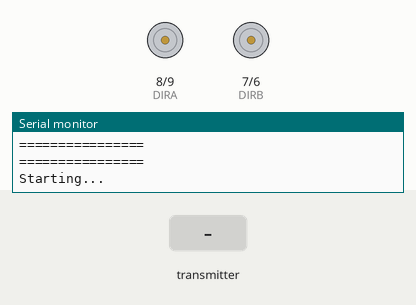
Recording of a sketch running on a simulated Arduino Uno, built with avr-gcc and run on an emulated ATmega328P. Parts: direction and speed pins drawn as motors (green arrow = direction pin HIGH = forward, orange = LOW = backward, longer = more drive), the last lines printed to the serial monitor. The inputs (shaded band) are chosen by the test bench. No radio packets arrive unless stated.

Above: at 1.2 s.
1.3 s: the transmitter starts sending data.0 = 0
At 2.4 s:
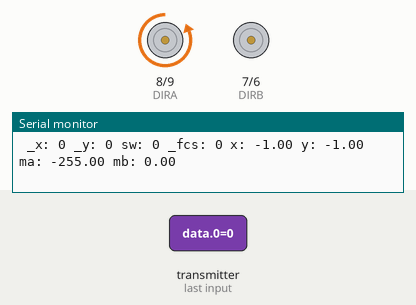
2.8 s: the transmitter starts sending data.1 = 1023
4.8 s: the transmitter starts sending data.2 = 1023
At 5.8 s:
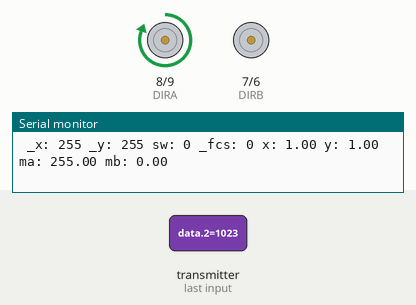
6.3 s: the transmitter starts sending data.1 = 0
9.3 s: the transmitter starts sending data.3 = 1023
At 10.5 s:
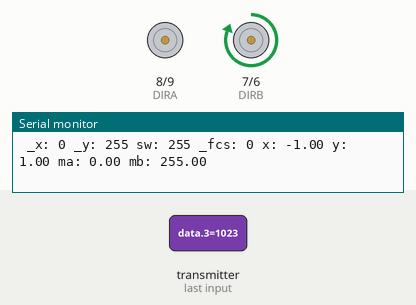
10.8 s: the transmitter starts sending data.2 = 0
Timing chart, 0 to 13.8 s (numbered marks = the images above; inputs shaded):
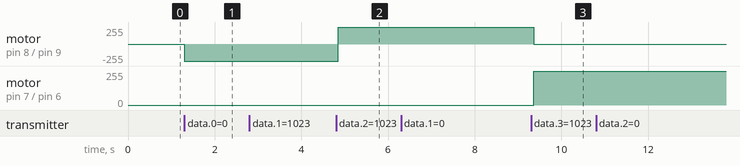

The sketch:

nrf24_Car.ino
```cpp
// (licence header left out)
#include <SPI.h>
#include <nRF24L01.h>
#include <RF24.h>

// nrf24
// pin  5 - CE
// pin 10 - CSN
// pin 11 - MOSI
// pin 12 - MISO
// pin 13 - SCK
RF24 radio(5, 10); // CE, CSN
const byte address[6] = "00001";

/******************************************************************
 * set pins connected to motors:
 ******************************************************************/
#define PWMB            6
#define DIRB            7
#define PWMA            9
#define DIRA            8

// SPEED
const double maxSpeed = 255;

void setup(){
  // motors setup
  pinMode(PWMA,OUTPUT);
  pinMode(DIRA,OUTPUT);
  pinMode(PWMB,OUTPUT);
  pinMode(DIRB,OUTPUT);

  Serial.begin(9600);
  radio.begin();
  radio.openReadingPipe(0, address);   //Setting the address at which we will receive the data
  radio.setPALevel(RF24_PA_MAX);       //You can set this as minimum or maximum depending on the distance between the transmitter and receiver.
  radio.startListening();              //This sets the module as receiver

  Serial.println();
  Serial.println("================");
  Serial.println("================");
  Serial.println("Starting...");
}

void loop() {
  if (!radio.available()) return;

  char data[5] = "";                 //Saving the incoming data
  radio.read(&data, sizeof(data));    //Reading the data

  int _x = data[1] & 0xFF;
  int _y = data[2] & 0xFF;
  int sw = data[3] & 0xFF;
  int _fcs = data[4] & 0xFF;

  Serial.print(" _x: ");
  Serial.print(_x);
  Serial.print(" _y: ");
  Serial.print(_y);
  Serial.print(" sw: ");
  Serial.print(sw);
  Serial.print(" _fcs: ");
  Serial.print(_fcs);

  int fcs = 0x00;
  fcs ^= (_x & 0xFF);
  fcs ^= (_y & 0xFF);
  fcs ^= (sw & 0xFF);

  if (fcs != _fcs) {
    Serial.print("Wrong checksum :( ");
    Serial.print(int(fcs));
    Serial.print(" != ");
    Serial.print(int(_fcs));
    Serial.println();
    return;
  }

  double x = double(_x);
  double y = double(_y);
  double ref = 255 / 2;

  // normalize x and y: -1 to 1
  x = double(int(((x - ref) / ref) * 10))/10;
  y = double(int(((y - ref) / ref) * 10))/10;

  // compute motor speed
  double ma = maxSpeed * (x + y);
  double mb = maxSpeed * (y - x);

  // limit range of motor values to between -maxSpeed and maxSpeed
  ma = constrain(ma, -maxSpeed, maxSpeed);
  mb = constrain(mb, -maxSpeed, maxSpeed);

  // control motor A
  digitalWrite(DIRA, (ma >= 0) ? HIGH : LOW);
  analogWrite(PWMA, abs(ma));

  // control motor B
  digitalWrite(DIRB, (mb >= 0) ? HIGH : LOW);
  analogWrite(PWMB, abs(mb));

  Serial.print(" x: ");
  Serial.print(x);
  Serial.print(" y: ");
  Serial.print(y);
  Serial.print(" ma: ");
  Serial.print(ma);
  Serial.print(" mb: ");
  Serial.print(mb);

  Serial.println();

  delay(10);
}
```

Measured:
- after the input at 1.3 s, motor on pin 8 (DIRA) / pin 9 (PWMA): stopped → backward 255/255 at once
- after the input at 4.8 s, motor on pin 8 (DIRA) / pin 9 (PWMA): backward 255/255 → forward 255/255 after 0.05 s
- after the input at 9.3 s, motor on pin 8 (DIRA) / pin 9 (PWMA): forward 255/255 → stopped after 0.06 s; motor on pin 7 (DIRB) / pin 6 (PWMB): stopped → forward 255/255 after 0.06 s
